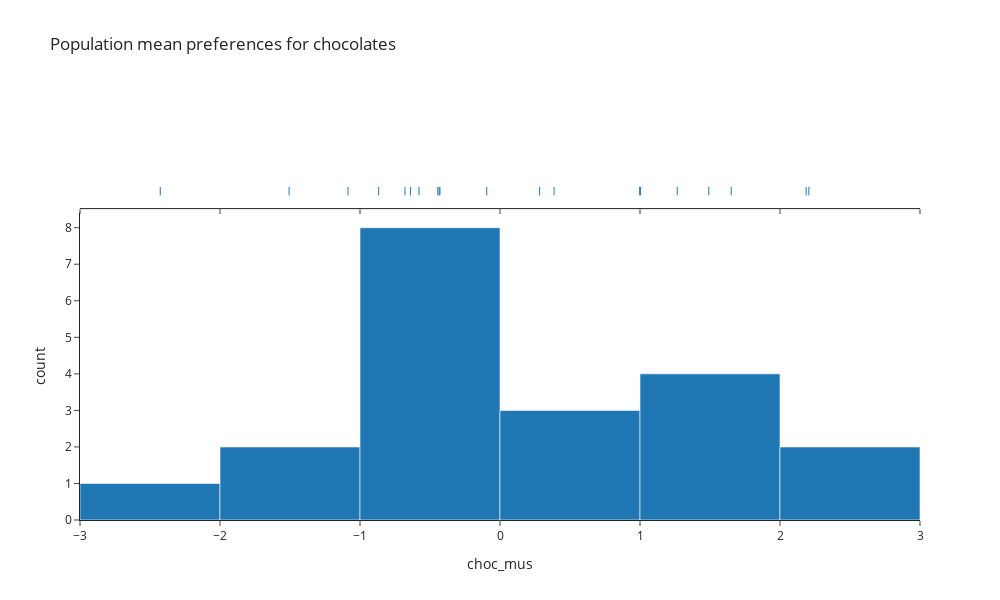

Write notebook code for a chart like this one.
### Markdown cell above
The mean appeal at the population level for chocolates is defined to be normally distributed, so most chocolates have an average appeal somewhere in the middle of the appeal scale, while a few chocolates lie at the extremeties with very low or very high average appeal. The mean and standard deviation assumed for this normal distribution is entirely arbitrary, and serves only to define the size of the appeal space across which people rate chocolates. Moving the centre of this distribution higher or lower, or making its spread wider or narrower, makes no difference to the interpretation of the ratings since the scale of the latent ratings is entirely arbitrary. For this reason, a normal distribution with mean 0 and standard deviation serves well since it is then easy to interpret ratings relative to 0.

### Code cell
sim_viz.plot_var('choc_mus',
                 marginal='rug',
                 title='Population mean preferences for chocolates')

### Figure 1 — Plotly figure (JSON) as saved in the notebook; plotly's stock layout.template omitted (floating-point values rounded to 4 significant figures)
{"data": [{"alignmentgroup": "True", "bingroup": "x", "hovertemplate": "variable=0<br>value=%{x}<br>count=%{y}<extra></extra>", "legendgroup": "0", "marker": {"color": "#1F77B4", "pattern": {"shape": ""}}, "name": "0", "offsetgroup": "0", "orientation": "v", "showlegend": true, "type": "histogram", "x": [-1.086, 0.9973, 0.283, -1.506, -0.5786, 1.651, -2.427, -0.4289, 1.266, -0.8667, -0.6789, -0.09471, 1.491, -0.6389, -0.444, -0.4344, 2.206, 2.187, 1.004, 0.3862], "xaxis": "x", "yaxis": "y"}, {"alignmentgroup": "True", "boxpoints": "all", "fillcolor": "rgba(255,255,255,0)", "hoveron": "points", "hovertemplate": "variable=0<br>value=%{x}<extra></extra>", "jitter": 0, "legendgroup": "0", "line": {"color": "rgba(255,255,255,0)"}, "marker": {"color": "#1F77B4", "symbol": "line-ns-open"}, "name": "0", "offsetgroup": "0", "showlegend": false, "type": "box", "x": [-1.086, 0.9973, 0.283, -1.506, -0.5786, 1.651, -2.427, -0.4289, 1.266, -0.8667, -0.6789, -0.09471, 1.491, -0.6389, -0.444, -0.4344, 2.206, 2.187, 1.004, 0.3862], "xaxis": "x2", "yaxis": "y2"}], "layout": {"barmode": "relative", "height": 600, "legend": {"title": {"text": "variable"}, "tracegroupgap": 0}, "showlegend": false, "title": {"text": "Population mean preferences for chocolates"}, "width": 1000, "xaxis": {"anchor": "y", "domain": [0, 1], "title": {"text": "choc_mus"}}, "xaxis2": {"anchor": "y2", "domain": [0, 1], "matches": "x", "showticklabels": false}, "yaxis": {"anchor": "x", "domain": [0, 0.7326], "title": {"text": "count"}}, "yaxis2": {"anchor": "x2", "domain": [0.7426, 1], "matches": "y2", "showline": false, "showticklabels": false, "ticks": ""}}}
